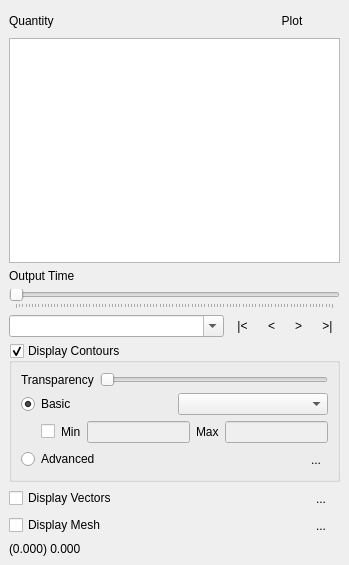
<?xml version="1.0" encoding="UTF-8"?>
<ui version="4.0">
 <class>DockWidget</class>
 <widget class="QDockWidget" name="DockWidget">
  <property name="geometry">
   <rect>
    <x>0</x>
    <y>0</y>
    <width>349</width>
    <height>565</height>
   </rect>
  </property>
  <property name="windowTitle">
   <string>Crayfish</string>
  </property>
  <widget class="QWidget" name="dockWidgetContents">
   <layout class="QVBoxLayout" name="verticalLayout_2">
    <item>
     <layout class="QHBoxLayout" name="horizontalLayout_6">
      <item>
       <widget class="QLabel" name="label">
        <property name="text">
         <string>Quantity</string>
        </property>
       </widget>
      </item>
      <item>
       <widget class="QToolButton" name="btnPlot">
        <property name="text">
         <string>Plot</string>
        </property>
        <property name="checkable">
         <bool>true</bool>
        </property>
        <property name="toolButtonStyle">
         <enum>Qt::ToolButtonTextBesideIcon</enum>
        </property>
        <property name="autoRaise">
         <bool>true</bool>
        </property>
       </widget>
      </item>
      <item>
       <widget class="QToolButton" name="btnLockCurrent">
        <property name="toolTip">
         <string>Lock rendering to the current dataset

When locked, Crayfish will render contours (and vectors)
from the selected dataset.

When unlocked, it is possible to combine rendering
of contours and vectors from different datasets
by clicking the icons next to dataset names.</string>
        </property>
        <property name="autoRaise">
         <bool>true</bool>
        </property>
       </widget>
      </item>
     </layout>
    </item>
    <item>
     <widget class="DataSetView" name="treeDataSets">
      <property name="minimumSize">
       <size>
        <width>0</width>
        <height>55</height>
       </size>
      </property>
     </widget>
    </item>
    <item>
     <widget class="QLabel" name="label_2">
      <property name="text">
       <string>Output Time</string>
      </property>
     </widget>
    </item>
    <item>
     <layout class="QGridLayout" name="gridLayout_2">
      <item row="0" column="0" colspan="5">
       <widget class="QSlider" name="sliderTime">
        <property name="orientation">
         <enum>Qt::Horizontal</enum>
        </property>
        <property name="tickPosition">
         <enum>QSlider::TicksBelow</enum>
        </property>
        <property name="tickInterval">
         <number>1</number>
        </property>
       </widget>
      </item>
      <item row="1" column="0">
       <widget class="QComboBox" name="cboTime">
        <property name="editable">
         <bool>true</bool>
        </property>
        <property name="insertPolicy">
         <enum>QComboBox::NoInsert</enum>
        </property>
       </widget>
      </item>
      <item row="1" column="1">
       <widget class="QToolButton" name="btnFirst">
        <property name="text">
         <string>|&lt;</string>
        </property>
        <property name="autoRaise">
         <bool>true</bool>
        </property>
       </widget>
      </item>
      <item row="1" column="2">
       <widget class="QToolButton" name="btnPrev">
        <property name="text">
         <string>&lt;</string>
        </property>
        <property name="autoRaise">
         <bool>true</bool>
        </property>
       </widget>
      </item>
      <item row="1" column="3">
       <widget class="QToolButton" name="btnNext">
        <property name="text">
         <string>&gt;</string>
        </property>
        <property name="autoRaise">
         <bool>true</bool>
        </property>
       </widget>
      </item>
      <item row="1" column="4">
       <widget class="QToolButton" name="btnLast">
        <property name="text">
         <string>&gt;|</string>
        </property>
        <property name="autoRaise">
         <bool>true</bool>
        </property>
       </widget>
      </item>
     </layout>
    </item>
    <item>
     <widget class="QgsCollapsibleGroupBox" name="contoursGroupBox">
      <property name="title">
       <string>Display Contours</string>
      </property>
      <property name="checkable">
       <bool>true</bool>
      </property>
      <layout class="QVBoxLayout" name="verticalLayout">
       <item>
        <layout class="QHBoxLayout" name="horizontalLayout_2">
         <item>
          <widget class="QLabel" name="label_3">
           <property name="text">
            <string>Transparency</string>
           </property>
          </widget>
         </item>
         <item>
          <widget class="QSlider" name="contourTransparencySlider">
           <property name="maximum">
            <number>255</number>
           </property>
           <property name="pageStep">
            <number>20</number>
           </property>
           <property name="orientation">
            <enum>Qt::Horizontal</enum>
           </property>
          </widget>
         </item>
        </layout>
       </item>
       <item>
        <layout class="QHBoxLayout" name="horizontalLayout_3">
         <item>
          <widget class="QRadioButton" name="radContourBasic">
           <property name="text">
            <string>Basic</string>
           </property>
           <property name="checked">
            <bool>true</bool>
           </property>
          </widget>
         </item>
         <item>
          <widget class="QgsColorRampComboBox" name="cboContourBasic"/>
         </item>
        </layout>
       </item>
       <item>
        <layout class="QHBoxLayout" name="horizontalLayout">
         <item>
          <spacer name="horizontalSpacer">
           <property name="orientation">
            <enum>Qt::Horizontal</enum>
           </property>
           <property name="sizeType">
            <enum>QSizePolicy::Fixed</enum>
           </property>
           <property name="sizeHint" stdset="0">
            <size>
             <width>20</width>
             <height>20</height>
            </size>
           </property>
          </spacer>
         </item>
         <item>
          <widget class="QCheckBox" name="contourCustomRangeCheckBox">
           <property name="text">
            <string/>
           </property>
          </widget>
         </item>
         <item>
          <widget class="QLabel" name="contourMinLabel">
           <property name="text">
            <string>Min</string>
           </property>
          </widget>
         </item>
         <item>
          <widget class="QLineEdit" name="contourMinLineEdit">
           <property name="enabled">
            <bool>false</bool>
           </property>
          </widget>
         </item>
         <item>
          <widget class="QLabel" name="contourMaxLabel">
           <property name="text">
            <string>Max</string>
           </property>
          </widget>
         </item>
         <item>
          <widget class="QLineEdit" name="contourMaxLineEdit">
           <property name="enabled">
            <bool>false</bool>
           </property>
          </widget>
         </item>
        </layout>
       </item>
       <item>
        <layout class="QHBoxLayout" name="horizontalLayout_4">
         <item>
          <widget class="QRadioButton" name="radContourAdvanced">
           <property name="text">
            <string>Advanced</string>
           </property>
          </widget>
         </item>
         <item>
          <widget class="QLabel" name="lblAdvancedPreview">
           <property name="sizePolicy">
            <sizepolicy hsizetype="Fixed" vsizetype="Preferred">
             <horstretch>0</horstretch>
             <verstretch>0</verstretch>
            </sizepolicy>
           </property>
           <property name="minimumSize">
            <size>
             <width>100</width>
             <height>0</height>
            </size>
           </property>
           <property name="text">
            <string/>
           </property>
          </widget>
         </item>
         <item>
          <widget class="QToolButton" name="btnAdvanced">
           <property name="toolTip">
            <string>Advanced Contour Options</string>
           </property>
           <property name="text">
            <string>...</string>
           </property>
           <property name="popupMode">
            <enum>QToolButton::InstantPopup</enum>
           </property>
           <property name="autoRaise">
            <bool>true</bool>
           </property>
           <property name="arrowType">
            <enum>Qt::NoArrow</enum>
           </property>
          </widget>
         </item>
        </layout>
       </item>
      </layout>
     </widget>
    </item>
    <item>
     <layout class="QGridLayout" name="gridLayout">
      <property name="rightMargin">
       <number>7</number>
      </property>
      <item row="1" column="0">
       <widget class="QCheckBox" name="displayMeshCheckBox">
        <property name="text">
         <string>Display Mesh</string>
        </property>
       </widget>
      </item>
      <item row="0" column="2">
       <layout class="QHBoxLayout" name="horizontalLayout_5">
        <item>
         <spacer name="horizontalSpacer_2">
          <property name="orientation">
           <enum>Qt::Horizontal</enum>
          </property>
          <property name="sizeHint" stdset="0">
           <size>
            <width>40</width>
            <height>20</height>
           </size>
          </property>
         </spacer>
        </item>
        <item>
         <widget class="QToolButton" name="btnVectorOptions">
          <property name="toolTip">
           <string>Vector Options</string>
          </property>
          <property name="text">
           <string>...</string>
          </property>
          <property name="autoRaise">
           <bool>true</bool>
          </property>
         </widget>
        </item>
       </layout>
      </item>
      <item row="0" column="1" rowspan="2">
       <spacer name="horizontalSpacer_3">
        <property name="orientation">
         <enum>Qt::Horizontal</enum>
        </property>
        <property name="sizeHint" stdset="0">
         <size>
          <width>40</width>
          <height>20</height>
         </size>
        </property>
       </spacer>
      </item>
      <item row="0" column="0">
       <widget class="QCheckBox" name="displayVectorsCheckBox">
        <property name="text">
         <string>Display Vectors</string>
        </property>
       </widget>
      </item>
      <item row="1" column="2">
       <layout class="QHBoxLayout" name="horizontalLayout_8">
        <item>
         <spacer name="horizontalSpacer_4">
          <property name="orientation">
           <enum>Qt::Horizontal</enum>
          </property>
          <property name="sizeHint" stdset="0">
           <size>
            <width>40</width>
            <height>20</height>
           </size>
          </property>
         </spacer>
        </item>
        <item>
         <widget class="QToolButton" name="btnMeshOptions">
          <property name="enabled">
           <bool>true</bool>
          </property>
          <property name="text">
           <string>...</string>
          </property>
          <property name="autoRaise">
           <bool>true</bool>
          </property>
         </widget>
        </item>
       </layout>
      </item>
     </layout>
    </item>
    <item>
     <widget class="QLabel" name="valueLabel">
      <property name="text">
       <string>(0.000) 0.000</string>
      </property>
     </widget>
    </item>
   </layout>
  </widget>
 </widget>
 <customwidgets>
  <customwidget>
   <class>QgsCollapsibleGroupBox</class>
   <extends>QGroupBox</extends>
   <header>qgis.gui</header>
   <container>1</container>
  </customwidget>
  <customwidget>
   <class>QgsColorRampComboBox</class>
   <extends>QComboBox</extends>
   <header>qgis.gui</header>
  </customwidget>
  <customwidget>
   <class>DataSetView</class>
   <extends>QTreeView</extends>
   <header>crayfish.crayfish_viewer_dataset_view</header>
  </customwidget>
 </customwidgets>
 <tabstops>
  <tabstop>treeDataSets</tabstop>
  <tabstop>sliderTime</tabstop>
  <tabstop>cboTime</tabstop>
  <tabstop>btnFirst</tabstop>
  <tabstop>btnPrev</tabstop>
  <tabstop>btnNext</tabstop>
  <tabstop>btnLast</tabstop>
  <tabstop>contoursGroupBox</tabstop>
  <tabstop>contourTransparencySlider</tabstop>
  <tabstop>radContourBasic</tabstop>
  <tabstop>cboContourBasic</tabstop>
  <tabstop>contourCustomRangeCheckBox</tabstop>
  <tabstop>contourMinLineEdit</tabstop>
  <tabstop>contourMaxLineEdit</tabstop>
  <tabstop>radContourAdvanced</tabstop>
  <tabstop>btnAdvanced</tabstop>
  <tabstop>displayVectorsCheckBox</tabstop>
  <tabstop>btnVectorOptions</tabstop>
  <tabstop>displayMeshCheckBox</tabstop>
 </tabstops>
 <resources/>
 <connections>
  <connection>
   <sender>displayVectorsCheckBox</sender>
   <signal>toggled(bool)</signal>
   <receiver>DockWidget</receiver>
   <slot>displayVectorsButtonToggled()</slot>
   <hints>
    <hint type="sourcelabel">
     <x>152</x>
     <y>492</y>
    </hint>
    <hint type="destinationlabel">
     <x>454</x>
     <y>245</y>
    </hint>
   </hints>
  </connection>
  <connection>
   <sender>displayMeshCheckBox</sender>
   <signal>toggled(bool)</signal>
   <receiver>DockWidget</receiver>
   <slot>displayMeshButtonToggled()</slot>
   <hints>
    <hint type="sourcelabel">
     <x>65</x>
     <y>526</y>
    </hint>
    <hint type="destinationlabel">
     <x>5</x>
     <y>431</y>
    </hint>
   </hints>
  </connection>
  <connection>
   <sender>btnVectorOptions</sender>
   <signal>clicked()</signal>
   <receiver>DockWidget</receiver>
   <slot>displayVectorPropsDialog()</slot>
   <hints>
    <hint type="sourcelabel">
     <x>320</x>
     <y>483</y>
    </hint>
    <hint type="destinationlabel">
     <x>343</x>
     <y>491</y>
    </hint>
   </hints>
  </connection>
 </connections>
 <slots>
  <slot>displayContoursButtonToggled()</slot>
  <slot>displayVectorsButtonToggled()</slot>
  <slot>displayVectorPropsDialog()</slot>
  <slot>displayMeshButtonToggled()</slot>
 </slots>
</ui>
